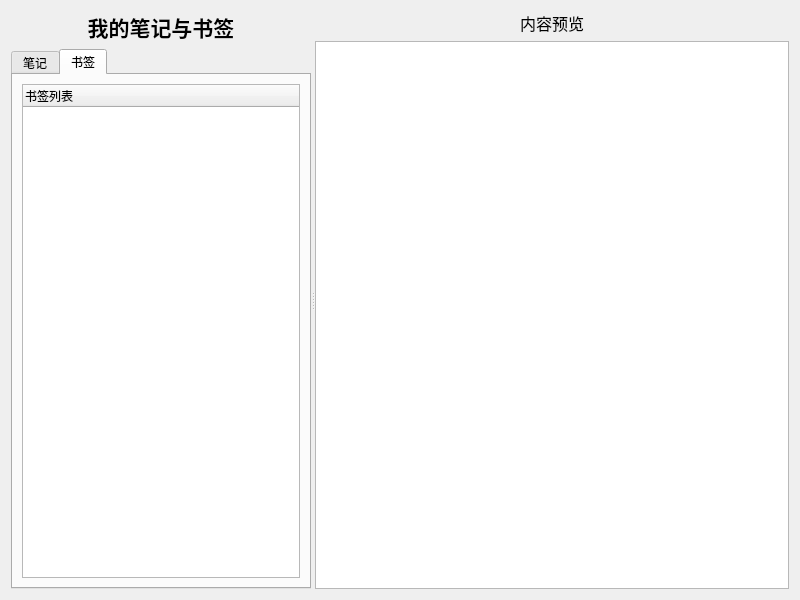
<?xml version="1.0" encoding="UTF-8"?>
<ui version="4.0">
 <class>MyProfileView</class>
 <widget class="QWidget" name="MyProfileView">
  <property name="geometry">
   <rect>
    <x>0</x>
    <y>0</y>
    <width>800</width>
    <height>600</height>
   </rect>
  </property>
  <property name="windowTitle">
   <string>我的</string>
  </property>
  <layout class="QHBoxLayout" name="horizontalLayout">
   <item>
    <widget class="QSplitter" name="splitter">
     <property name="orientation">
      <enum>Qt::Orientation::Horizontal</enum>
     </property>
     <widget class="QWidget" name="navigationWidget" native="true">
      <property name="minimumSize">
       <size>
        <width>250</width>
        <height>0</height>
       </size>
      </property>
      <property name="maximumSize">
       <size>
        <width>300</width>
        <height>16777215</height>
       </size>
      </property>
      <layout class="QVBoxLayout" name="verticalLayout">
       <item>
        <widget class="QLabel" name="titleLabel">
         <property name="font">
          <font>
           <family>楷体</family>
           <pointsize>16</pointsize>
           <bold>true</bold>
          </font>
         </property>
         <property name="text">
          <string>我的笔记与书签</string>
         </property>
         <property name="alignment">
          <set>Qt::AlignmentFlag::AlignCenter</set>
         </property>
        </widget>
       </item>
       <item>
        <widget class="QTabWidget" name="categoryTabWidget">
         <property name="currentIndex">
          <number>1</number>
         </property>
         <widget class="QWidget" name="notesTab">
          <attribute name="title">
           <string>笔记</string>
          </attribute>
          <layout class="QVBoxLayout" name="verticalLayout_2">
           <item>
            <widget class="QTreeWidget" name="notesTreeWidget">
             <column>
              <property name="text">
               <string>笔记列表</string>
              </property>
             </column>
            </widget>
           </item>
          </layout>
         </widget>
         <widget class="QWidget" name="bookmarksTab">
          <attribute name="title">
           <string>书签</string>
          </attribute>
          <layout class="QVBoxLayout" name="verticalLayout_3">
           <item>
            <widget class="QTreeWidget" name="bookmarksTreeWidget">
             <column>
              <property name="text">
               <string>书签列表</string>
              </property>
             </column>
            </widget>
           </item>
          </layout>
         </widget>
        </widget>
       </item>
      </layout>
     </widget>
     <widget class="QWidget" name="previewWidget" native="true">
      <layout class="QVBoxLayout" name="verticalLayout_4">
       <item>
        <widget class="QLabel" name="previewTitleLabel">
         <property name="font">
          <font>
           <family>楷体</family>
           <pointsize>12</pointsize>
          </font>
         </property>
         <property name="text">
          <string>内容预览</string>
         </property>
         <property name="alignment">
          <set>Qt::AlignmentFlag::AlignCenter</set>
         </property>
        </widget>
       </item>
       <item>
        <widget class="QTextBrowser" name="previewTextBrowser"/>
       </item>
      </layout>
     </widget>
    </widget>
   </item>
  </layout>
 </widget>
 <resources/>
 <connections/>
</ui>
